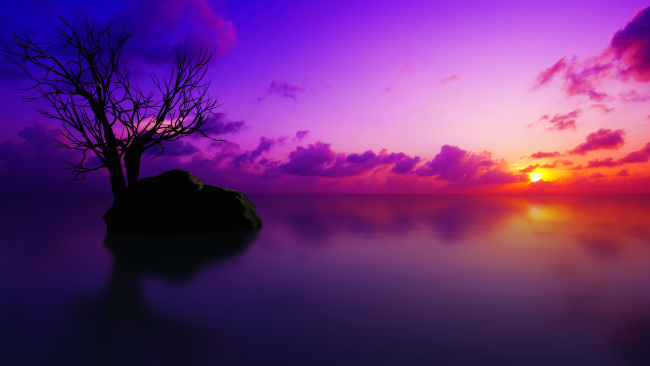
#> input picture 7.jpg, 650 x 366 px, found by its file name
$ python Threshold.py
#> lines starting #> are read from the running program, lines starting #| are printed output that depends on the picture; after the words box and inside, x2 and y2 are one past the last pixel; in counts of white or black regions, pixels touching at a corner belong together
import cv2 as cv
import numpy as np

img = cv.imread('picture/7.jpg')
#> img is the input picture: shape (366, 650, 3); mean B, G, R 119, 46.1, 105.7
cv.imshow('anh7', img)

gray = cv.cvtColor(img,cv.COLOR_BGR2GRAY)
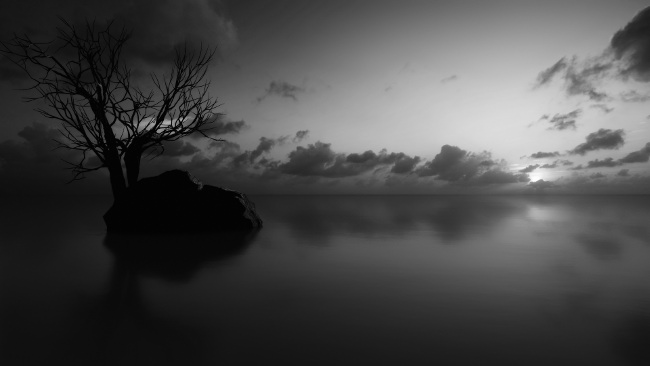
#> gray: shape (366, 650); min 0, max 254, mean 72.2
cv.imshow('gray', gray)

#thresholding simple
threshold, thresh = cv.threshold(gray,100,255,cv.THRESH_BINARY)
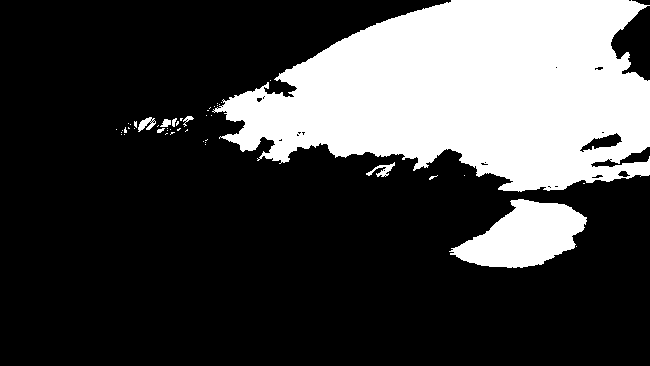
#> thresh: shape (366, 650); 26.5% white; 47 white regions (39 under 20 px), largest, box (x1, y1, x2, y2) and area: (212, 0, 650, 192) 56779, (449, 199, 587, 268) 5731, (366, 162, 395, 177) 162
cv.imshow('thresh', thresh)
# print(thresh.shape)

#Adaptive Thresholding
Adap_thresh = cv.adaptiveThreshold(gray,255,cv.THRESH_BINARY,cv.ADAPTIVE_THRESH_GAUSSIAN_C,15,5)
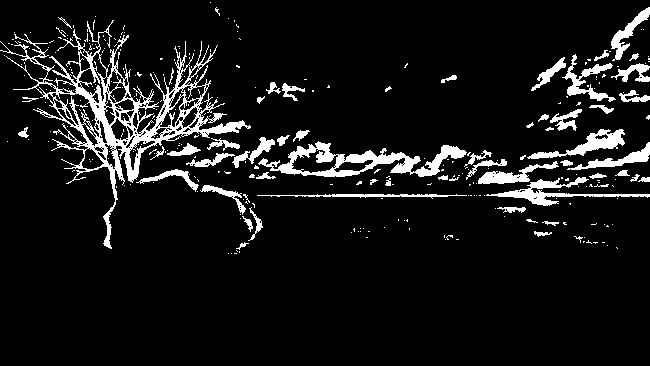
#> Adap_thresh: shape (366, 650); 8.8% white; 314 white regions (257 under 20 px), largest, box (x1, y1, x2, y2) and area: (0, 20, 251, 249) 7694, (258, 141, 467, 177) 2605, (486, 177, 650, 206) 1120
cv.imshow('Adaptive Threshold', Adap_thresh)

cv.waitKey(0)

$ run again, with 10.jpg copied over 7.jpg
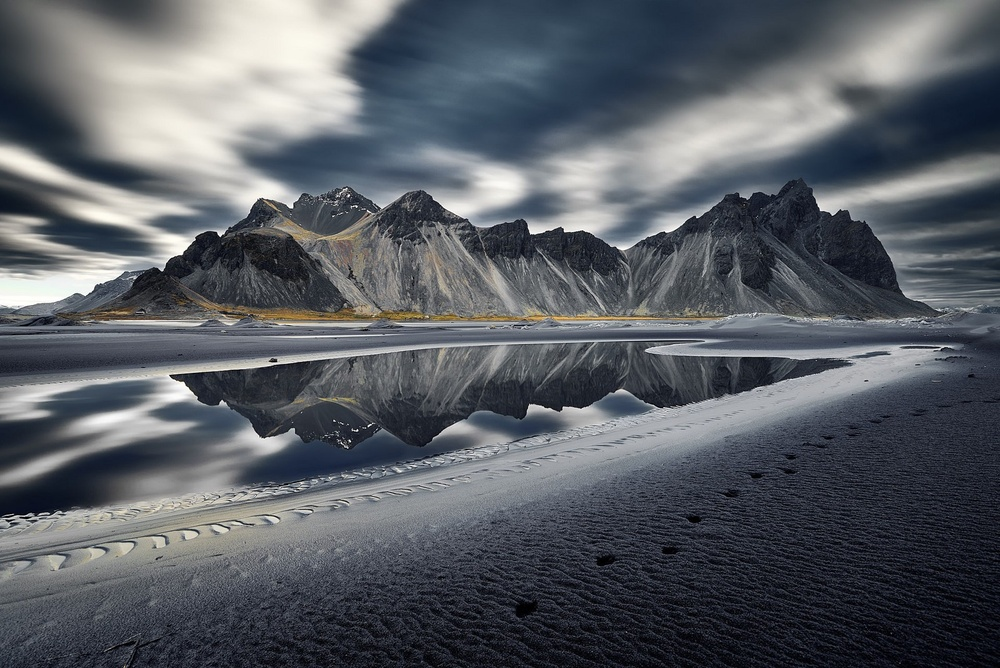
#> input picture 10.jpg, 1000 x 668 px, shrunk from 1600 x 1068 before the run, found by its file name
#> img is the input picture: shape (668, 1000, 3); mean B, G, R 100.7, 94.3, 89.9
#> `threshold, thresh = cv.threshold(gray,100,255,cv.THRESH_BINARY)`:
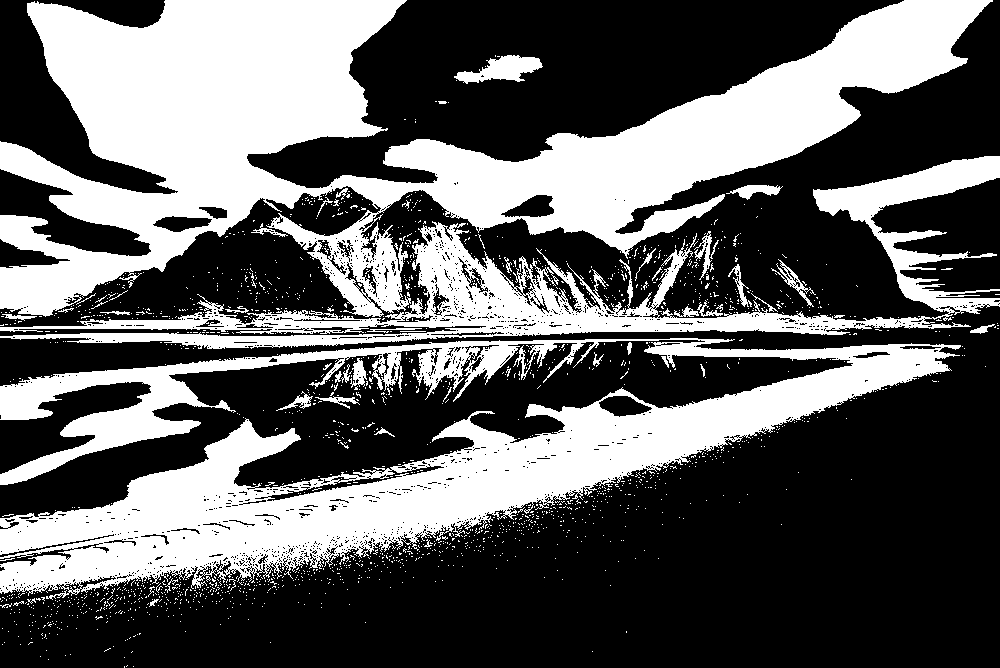
#> thresh: shape (668, 1000); 37.5% white; 1855 white regions (1802 under 20 px), largest, box (x1, y1, x2, y2) and area: (0, 0, 993, 317) 122041, (0, 338, 961, 600) 85448, (0, 156, 1000, 349) 33521
#> `Adap_thresh = cv.adaptiveThreshold(gray,255,cv.THRESH_BINARY,cv.ADAPTI..`:
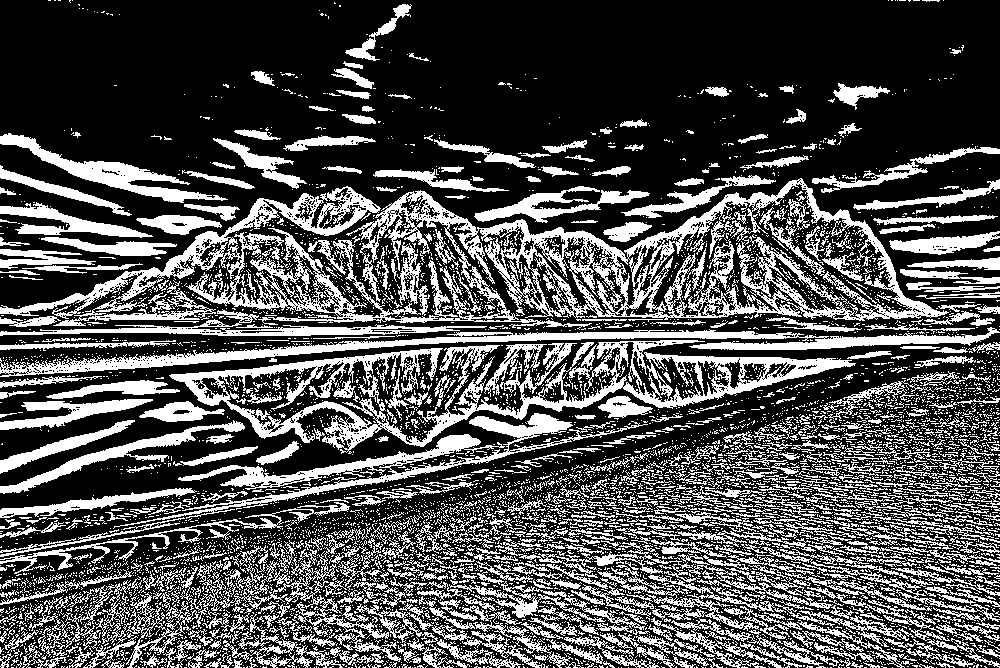
#> Adap_thresh: shape (668, 1000); 31.2% white; 6520 white regions (5799 under 20 px), largest, box (x1, y1, x2, y2) and area: (0, 178, 949, 330) 34740, (169, 340, 856, 454) 16390, (0, 327, 1000, 377) 8805

$ run again, with 2.jpg copied over 7.jpg
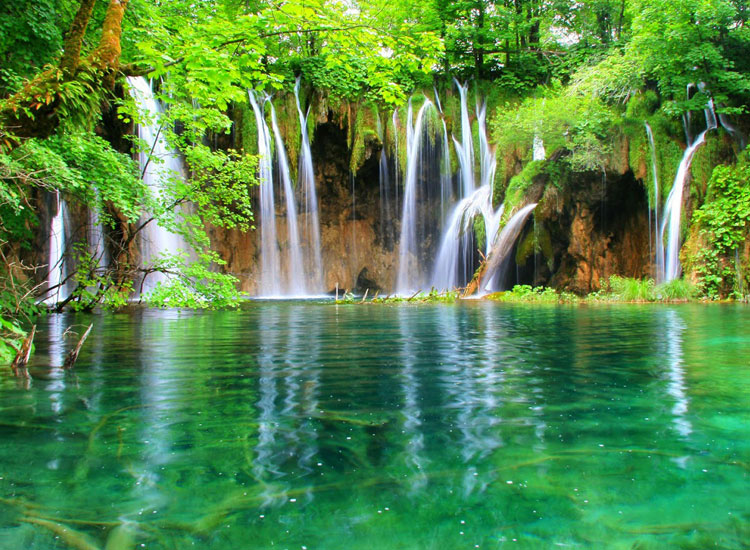
#> input picture 2.jpg, 750 x 550 px, found by its file name
#> img is the input picture: shape (550, 750, 3); mean B, G, R 75, 135.4, 84.1
#> `threshold, thresh = cv.threshold(gray,100,255,cv.THRESH_BINARY)`:
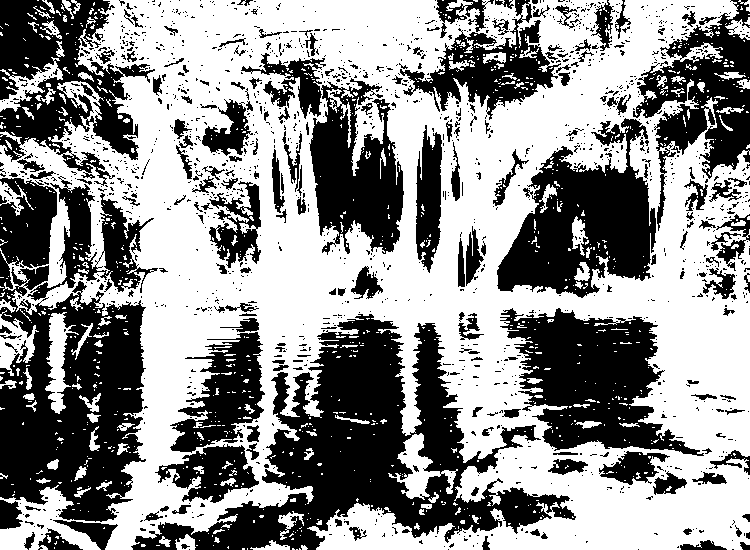
#> thresh: shape (550, 750); 56.5% white; 1575 black regions (1377 under 20 px), largest, box (x1, y1, x2, y2) and area: (131, 314, 576, 550) 35388, (0, 176, 158, 522) 32950, (500, 308, 704, 456) 15677
#> `Adap_thresh = cv.adaptiveThreshold(gray,255,cv.THRESH_BINARY,cv.ADAPTI..`:
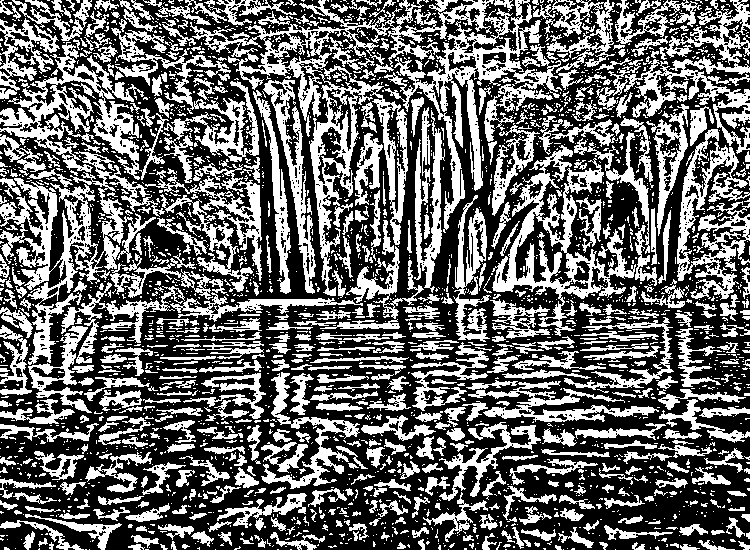
#> Adap_thresh: shape (550, 750); 40.7% white; 2772 white regions (2185 under 20 px), largest, box (x1, y1, x2, y2) and area: (0, 151, 165, 365) 8144, (384, 0, 561, 233) 7844, (492, 145, 636, 336) 6396

$ run again, with 3.jpg copied over 7.jpg
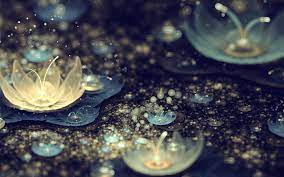
#> input picture 3.jpg, 284 x 177 px, found by its file name
#> img is the input picture: shape (177, 284, 3); mean B, G, R 80.8, 73.2, 72.4
#> `threshold, thresh = cv.threshold(gray,100,255,cv.THRESH_BINARY)`:
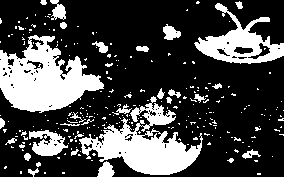
#> thresh: shape (177, 284); 27.5% white; 269 white regions (239 under 20 px), largest, box (x1, y1, x2, y2) and area: (0, 35, 104, 113) 4591, (79, 96, 203, 175) 4081, (194, 3, 284, 64) 2093
#> `Adap_thresh = cv.adaptiveThreshold(gray,255,cv.THRESH_BINARY,cv.ADAPTI..`:
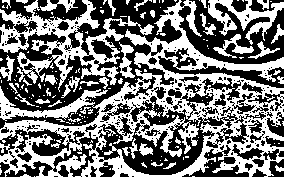
#> Adap_thresh: shape (177, 284); 46.4% white; 181 white regions (137 under 20 px), largest, box (x1, y1, x2, y2) and area: (0, 0, 284, 177) 14999, (0, 0, 154, 92) 3937, (208, 0, 284, 45) 1197
